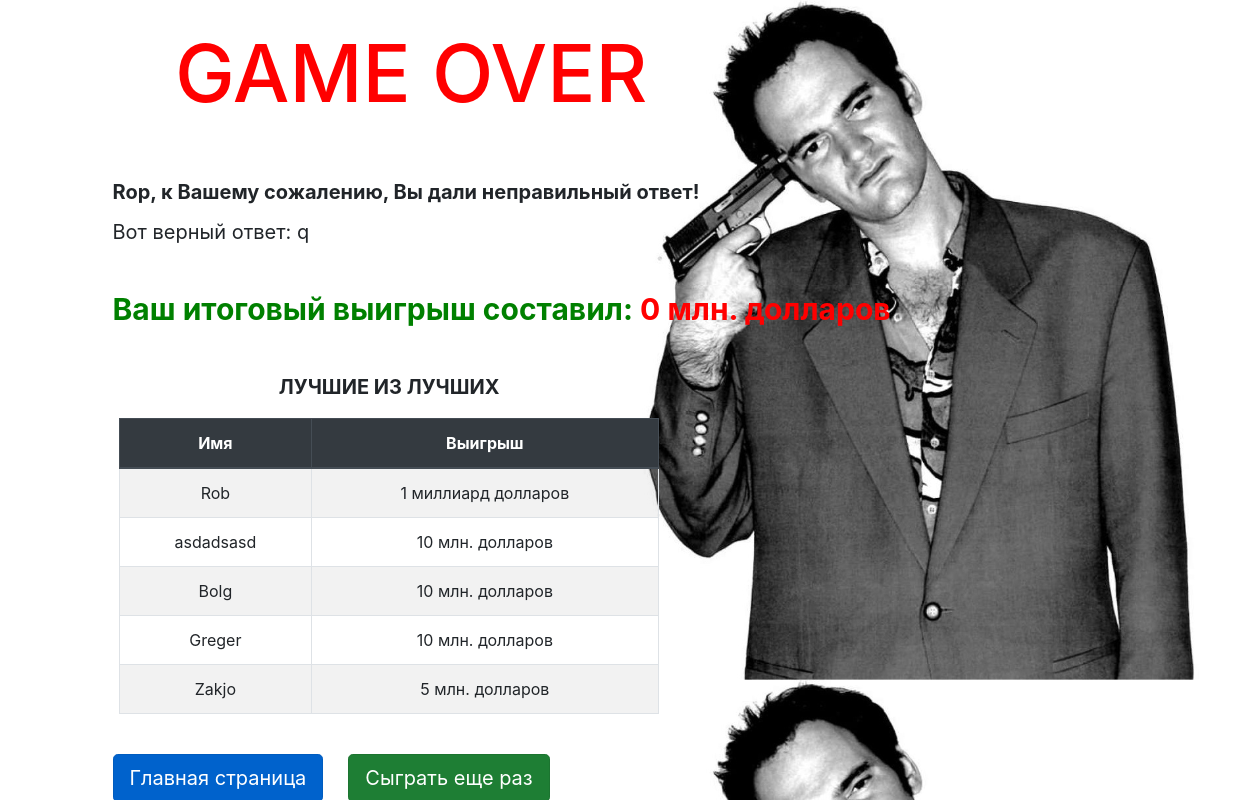
Screenshot of /milliarder/end/11/11/ with the database file from the repository.
### milliard/models.py (models this page shows, shortened)
class Player(models.Model):
    name = models.CharField(max_length=50)
    count_correct_answers = models.IntegerField(default=0, blank=True)
    money_won = models.IntegerField(default=0, blank=True)
    fifty_fifty = models.IntegerField(default=1, blank=True)
    help_people = models.IntegerField(default=1, blank=True)
    call_friend = models.IntegerField(default=1, blank=True)

class Question(models.Model):
    level = models.IntegerField(default=1)
    question_text = models.TextField(max_length=130, unique=True)

class CorrectAnswer(models.Model):
    question = models.OneToOneField(Question, related_name = 'correct_answer', on_delete=models.CASCADE)
    correct_answer_text = models.CharField(max_length=100)

### milliard/views.py (the view)
# urls.py: path('end/<int:player_id>/<int:question_id>/', views.game_over, name = 'game_over_url'),
def game_over (request, player_id, question_id):
    question = get_object_or_404(Question, id=question_id)
    player = get_object_or_404 (Player, id=player_id)
    gamers = list(Player.objects.all().order_by('money_won'))
    gamers = gamers[len(gamers):-6:-1]
    return render(request,'milliard/game_over_url.html', context={'player':player, 'question':question, 'gamers':gamers})

### milliard/templates/milliard/game_over_url.html (shortened to what this page needs)
<!DOCTYPE html>
<html lang="ru">
<head>
    <link rel="stylesheet" href="https://stackpath.bootstrapcdn.com/bootstrap/4.3.1/css/bootstrap.min.css"
>
  {% load staticfiles %}
  <link rel="stylesheet" href="{% static 'milliard/css/game_over_styles.css' %}" type="text/css">
</head>
<body>
<h1 style="color: red; font-size: 80px; margin-left:14%; margin-top:2%">GAME OVER</h1></br>
</br><strong style="font-size: 20px;  margin-left:9%"> {{player.name}}, к Вашему сожалению, Вы дали неправильный ответ!</strong>
<p style="font-size: 20px; margin-left:9%; margin-top:10px"> Вот верный ответ: {{question.correct_answer.correct_answer_text}}</p>
</br><strong style="color: green; font-size: 30px; margin-left:9%; margin-top:10px">Ваш итоговый выигрыш составил:
<span style="color: red"> {{player.money_won}} млн. долларов</span></strong>
<div class = "container offset-md-1 mt-4" >
    <div class = "row">
        <div class = "col-sm-6 mt-3">
<p align="center"><b><span style="font-size: 20px"> ЛУЧШИЕ ИЗ ЛУЧШИХ </span></b></p>
<table class="table table-bordered table-striped">
  <thead class="thead-dark">
    <tr align="center">
      <th scope="col">Имя</th>
      <th scope="col">Выигрыш</th>
    </tr>
  </thead>
  <tbody>
  {% for gamer in gamers  %}
    <tr align="center">
      <td >{{gamer.name }}</td>
    {% if gamer.money_won != 1000 %}
      <td >{{gamer.money_won}} млн. долларов</td>
      {% else %}
      <td >1 миллиард долларов</td>
    {% endif %}
    </tr>
  {% endfor %}
  </tbody>
</table>
        </div>
    </div>
</div>
</br><a style="margin-left:9%" href="{% url 'start_page_url' %}" class="btn btn-primary btn-lg  active"
role="button" aria-pressed="true"> Главная страница </a> &emsp;
<a href="{% url 'create_player_url' %}" class="btn btn-success btn-lg  active" role="button" aria-pressed="true"> Сыграть еще раз </a>
</body>
</html>

### milliard/static/milliard/css/game_over_styles.css (style rules this page uses)
body { background-image: url("images/Game_over_img.jpg"); background-size: 100%; }

### rows the page displays
Player: name "Rop", money_won "0"
Question: correct_answer.correct_answer_text "q"
Player: name "Rob", money_won "1 миллиард долларов"
Player: name "asdadsasd", money_won "10"
Player: name "Bolg", money_won "10"
Player: name "Greger", money_won "10"
Player: name "Zakjo", money_won "5"
